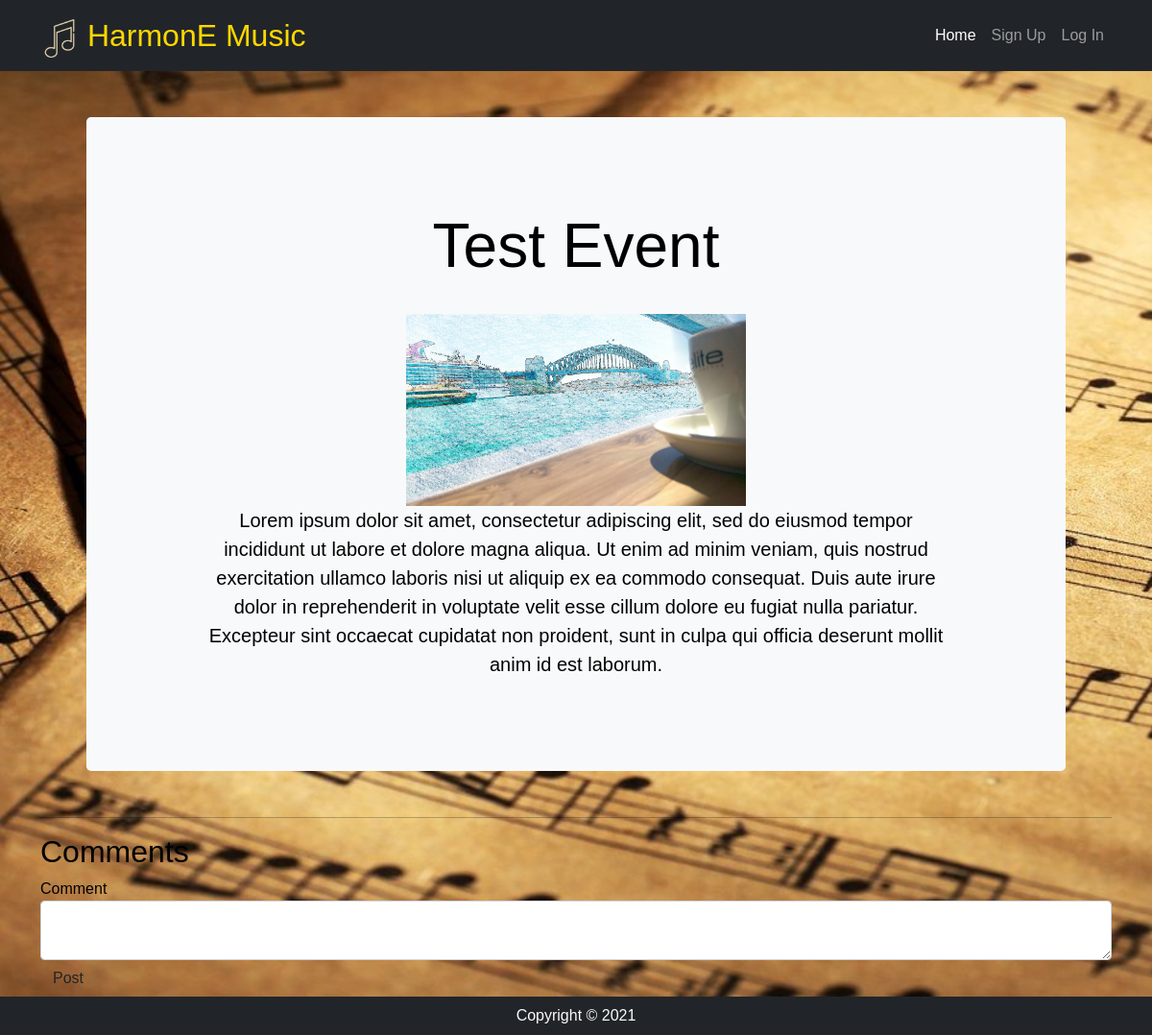
The page /events/1 on the database its author committed.
### music/models.py (models this page shows, shortened)
class MusicEvent(db.Model):
    __tablename__ = 'events'
    id = db.Column(db.Integer, primary_key=True)
    EventName = db.Column(db.String(100), index=True, nullable=False)
    EventCreator = db.Column(db.Integer, db.ForeignKey('users.id'))
    EventImage = db.Column(db.String(400), index=True, nullable=False)
    EventGenre = db.Column(db.String(100), index=True, nullable=False)
    EventDescription = db.Column(db.String(200), index=True, nullable=False)
    EventVenue = db.Column(db.String(200), index=True, nullable=False)
    EventStart = db.Column(db.String(200), index=True, nullable=False)
    EventEnd = db.Column(db.String(200), index=True, nullable=False)
    EventTickets = db.Column(db.Integer, index=True, nullable=False)
    EventStatus = db.Column(db.String(200), index=True, nullable=False)
    comments = db.relationship('Comment', backref='events')
    orders = db.relationship('Order', backref='events')

### music/events.py (the view)
@bp.route('/<id>')
def show(id):
  event = MusicEvent.query.filter_by(id=id).first()
  cform = CommentForm()
  return render_template('events/show.html', event=event, form=cform)

### music/forms.py
class CommentForm(FlaskForm):
    text = TextAreaField('Comment', [InputRequired()])
    submit = SubmitField('Post')

### music/templates/events/show.html (shortened to what this page needs)
{% extends 'base.html' %}
{% import "bootstrap/wtf.html" as wtf %}
{% block content %}
<div class="container">
    <div class="position-relative overflow-hidden p-3 p-md-5 m-md-5 text-center bg-light rounded-3">
        <div class="col-md-10 p-lg-10 mx-auto my-5">
            <h1 class="display-3 fw-normal">{{event.EventName}}</h1>
            <img class="mt-4" height="200rem" src="{{event.EventImage}}" alt="{{event.EventName}}">
            <p class="lead fw-normal">{{event.EventDescription}}</p>
        </div>
    </div>
    <hr>
    <div class="row">
        <div class="col-md-12">
            <h2>Comments</h1>
        </div>
    </div>
    <div>
        {{wtf.quick_form(form,
        "/events/{0}/comment".format(event.id))}}
    </div>
</div>
{% endblock %}

### music/static/styles.css (style rules this page uses)
body { padding: 0%; margin: 0%; min-height: 100vh; font-family: 'Rubik', sans-serif; color: var(--info-colour); }
.site-content { background-image: url('images/sheetmusic.jpg'); background-attachment: fixed; background-size: cover; }

### rows shown on the page
MusicEvent: EventName "Test Event", EventImage (picture), EventDescription "Lorem ipsum dolor sit amet, consectetur adipiscing elit, sed do eiusmod tempor incididunt ut labore et dolore magna aliqua. Ut enim ad minim veniam, quis nostrud exercitation ullamco laboris nisi ut aliquip ex ea commodo consequat. Duis aute irure dolor in reprehenderit in voluptate velit esse cillum dolore eu fugiat nulla pariatur. Excepteur sint occaecat cupidatat non proident, sunt in culpa qui officia deserunt mollit anim id est laborum."
